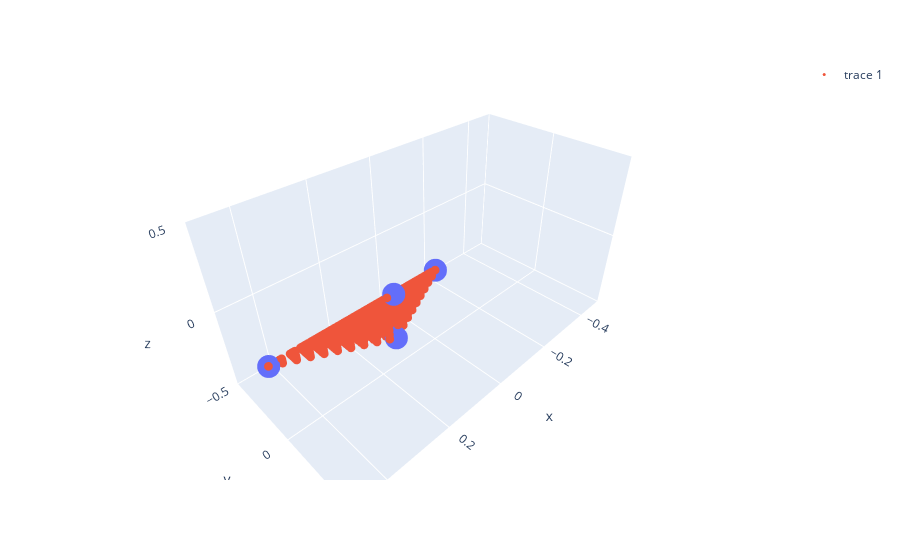

The code cell stored with this chart in its notebook:
### Code cell
import plotly.express as px
import plotly.graph_objects as go
from scipy.spatial import Delaunay, ConvexHull

group = 225
asu = get_asu(group)

verts = np.array(asu.shape_vertices()).astype(float)

import matplotlib.pyplot as plt
xyverts = verts[:, [0, 1]]
xyhull = ConvexHull(xyverts)

# plt.scatter(*xyverts.T)
# for simplex in xyhull.simplices:
#     plt.plot(*xyverts[simplex].T)

import networkx as nx

edges = []
for i, j in xyhull.simplices:
    xi, xj = xyverts[:, 0][[i, j]]    
    if xi == xj:
        # can only happen at end or start, ignore
        pass
    else:
        if xi > xj:
            i, j = j, i
        edges.append((i, j))

xygraph = nx.DiGraph(edges)

# nx.draw_networkx(xygraph, {i: p for i, p in enumerate(xyhull.points)})

def find_path(op):
    vertx = xyhull.points[:, 0]
    verty = xyhull.points[:, 1]

    inits = [v for v in xyhull.vertices if vertx[v] == min(vertx)]

    start = op(inits, key=lambda v: verty[v])
    path = [start]
    neighbors = list(xygraph.neighbors(start))
    while neighbors:
        next_pt = op(neighbors, key=lambda v: verty[v])
        path.append(next_pt)
        neighbors = list(xygraph.neighbors(next_pt))

    return path

min_path = find_path(min)
max_path = find_path(max)
# plt.plot(*xyverts[min_path].T)
# plt.plot(*xyverts[max_path].T)

import scipy.interpolate as interp

ymin = interp.interp1d(*xyverts[min_path].T)
ymax = interp.interp1d(*xyverts[max_path].T)
def to_bounded_y(x, y):
    lo = ymin(x)
    hi = ymax(x)
    return lo + y * (hi - lo)

xx, yy = np.mgrid[0:0.5:20j, 0:1:20j]
xx = xx.flatten()
yy = yy.flatten()
# plt.plot(*xyverts[min_path].T)
# plt.plot(*xyverts[max_path].T)
# plt.scatter(xx, to_bounded_y(xx, yy), c=xx + yy)

import scipy.interpolate as interp

ymin = interp.interp1d(*xyverts[min_path].T)
ymax = interp.interp1d(*xyverts[max_path].T)
def to_bounded_y(x, y):
    lo = ymin(x)
    hi = ymax(x)
    return lo + y * (hi - lo)

xx, yy = np.mgrid[0:0.5:20j, 0:1:20j]
xx = xx.flatten()
yy = yy.flatten()
# plt.plot(*xyverts[min_path].T)
# plt.plot(*xyverts[max_path].T)
# plt.scatter(xx, to_bounded_y(xx, yy), c=xx + yy)




N = np.array([cut.as_float_cut_plane().n for cut in asu.cuts])
c = np.array([cut.as_float_cut_plane().c for cut in asu.cuts])
def get_z_bounds(x, y):
    # Nr + c >= 0

    # ((N @ np.array([[0, 0, 0.1]]).T).flatten() + c) >= 0    
    c_xy = N[:, :2] @ np.vstack([x, y]) + c.reshape(-1, 1)
    N_xy = N[:, [2]]

    N_xy, c_xy = N_xy[abs(N_xy.reshape(-1)) > 1e-6], c_xy[abs(N_xy.reshape(-1)) > 1e-6]
    # N_xy * z + c_xy >= 0
    # if N_xy > 0, z >= -c_xy / N_xy
    # else, z <= -c_xy / N_xy

    z_vals = -c_xy / N_xy
    zmin = z_vals[N_xy.reshape(-1) > 0].max(axis=0)
    zmax = z_vals[N_xy.reshape(-1) < 0].min(axis=0)
    return (zmin, zmax)

zmins, zmaxs = get_z_bounds(*xyverts.T)
zmin = interp.LinearNDInterpolator(xyverts, zmins)
zmax = interp.LinearNDInterpolator(xyverts, zmaxs)

def get_unbounded_xyz(x_u, y_u, z_u):
    xmin, xmax = xyverts[:, 0].min(), xyverts[:, 0].max()
    x = xmin + x_u * (xmax - xmin)
    y = to_bounded_y(x, y_u)
    zlo = zmin(np.vstack([x, y]).T)
    zhi = zmax(np.vstack([x, y]).T)
    z = zlo + z_u * (zhi - zlo)
    return (x, y, z)

xx_u, yy_u, zz_u = np.mgrid[0:1:20j, 0:1:10j, 0:1:10j]
xx_u = xx_u.flatten()
yy_u = yy_u.flatten()
zz_u = zz_u.flatten()

x, y, z = get_unbounded_xyz(xx_u, yy_u, zz_u)


fig = px.scatter_3d(None, *verts.T)
fig.add_trace(go.Scatter3d(x=x, y=y, z=z, mode='markers', marker=dict(size=3)))
fig.update_layout(scene={f'{a}axis': dict(range=(-0.5, 0.5)) for a in 'xyz'})

fig

### Figure 1 — Plotly figure (JSON) as saved in the notebook; plotly's stock layout.template omitted (floating-point values rounded to 4 significant figures; data arrays with more than 128 entries replaced by an {"elided": "..."} marker saying what was removed)
{"data": [{"hovertemplate": "x=%{x}<br>y=%{y}<br>z=%{z}<extra></extra>", "legendgroup": "", "marker": {"color": "#636efa", "symbol": "circle"}, "mode": "markers", "name": "", "scene": "scene", "showlegend": false, "type": "scatter3d", "x": [0, 0.25, 0.25, 0.5], "y": [0, 0.25, 0.25, 0], "z": [0, 0, 0.25, 0]}, {"marker": {"size": 3}, "mode": "markers", "type": "scatter3d", "x": {"elided": "2000 float values"}, "y": {"elided": "2000 float values"}, "z": {"elided": "2000 float values"}}], "layout": {"legend": {"tracegroupgap": 0}, "margin": {"t": 60}, "scene": {"domain": {"x": [0, 1], "y": [0, 1]}, "xaxis": {"range": [-0.5, 0.5], "title": {"text": "x"}}, "yaxis": {"range": [-0.5, 0.5], "title": {"text": "y"}}, "zaxis": {"range": [-0.5, 0.5], "title": {"text": "z"}}}}}
